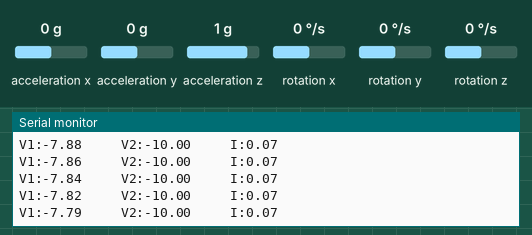
The sketch below on a simulated Arduino Mega 2560, built with avr-gcc and run on an emulated ATmega2560. Parts: the last lines printed to the serial monitor. Inputs (shaded band) come from the test bench; at power-on: acceleration y 0 g, acceleration x 0 g, acceleration z 1 g, rotation x 0 °/s, rotation y 0 °/s, rotation z 0 °/s.

Above: at 2.0 s.
2.1 s: acceleration y set to -1.4 g
At 2.9 s:
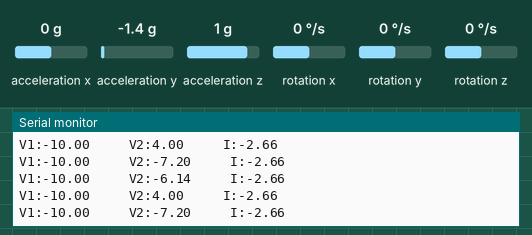
3.6 s: acceleration x set to -1.4 g
At 4.3 s:
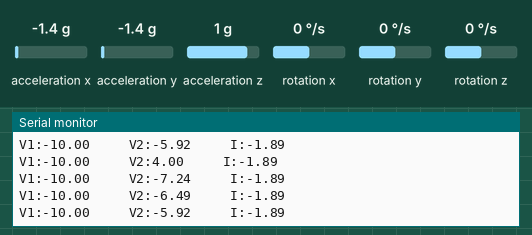
5.1 s: acceleration z set to -1.4 g
At 5.9 s:
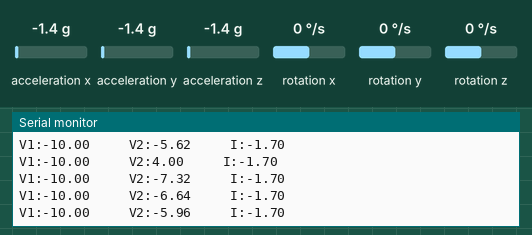
Timing chart, 0 to 8.1 s (numbered marks = the images above; inputs shaded):
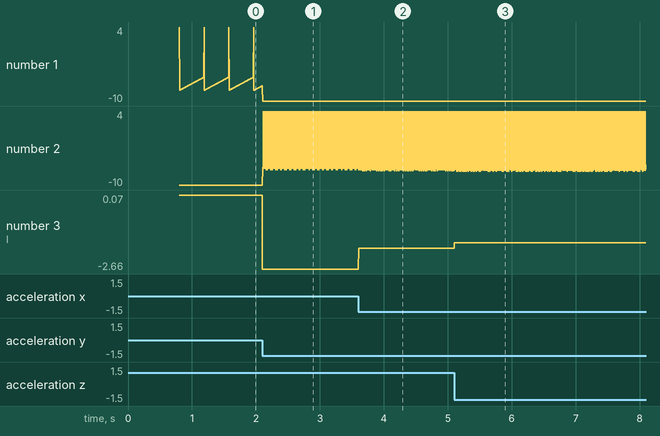

The sketch:

SNN_on_Arduino.ino
```cpp
/**
 * \par BME Paris M1 2022-2023, BioFabLab Group 7
 * @file    balancing_robot_test.ino
 * @author  Sirikorn Chalanunt, Dimitar Tahov, Polina Kostina
 * @version V1.0.0
 * @date    24.02.2023
 *
 * \par History:
 * <pre>
 * <Author>             <Time>        <Version>      <Descr>
 * Sirikorn Chalanunt   24.02.2023    1.0.0           PID Controller for wheel balancing robot
 * </pre>
 * This code is designed for MeBlock MegaPi or Arduino Mega 2560 board.
 */

#include "MeMegaPi.h"
#include <Wire.h>

class Neuron{
  private:

  public:
    double vm, threshold, vReset, vPeak, vMin;
    double C;
    double dt, currentTime, previousTime, lastSpike, refracTime;
    bool isSpike = false;   // AP firing status

    Neuron(){
      vm = -70;         // Resting membrane potential
      vReset = -80;     // Hyperpolarized value from membrane reset
      vPeak = 40;       // Peak voltage during the action potential
      vMin = -100;      // Lower bound of hyperpolarized state
      threshold = -55;  // Threshold voltage at which activate the AP.
      C = 1;            // Membrane capacitance
      isSpike = false;
      lastSpike = millis();
    }

    void LIFmodelUpdate(double i){

      ///////////////////// Integrate aNd Fire Model ////////////////////
      currentTime = millis();
      dt = currentTime - previousTime;
      previousTime = currentTime;

      if(isSpike){
        vm = vReset;
        isSpike = false;
        }

      vm = max(vm + dt * (i/C), vMin); // numerical update : Vm

      if(((millis() - lastSpike) > refracTime) && (vm > threshold)){
            vm = vPeak;
            lastSpike = millis();
            isSpike = true;
      }
    }

};

/////////////DECLARATION/////////////////////////
double sensorOffset;
double i, gyroCoef;

float s = 0.1;          // voltage output scaling factor

// MeBlock Gyro - based on MPU-6050
MeGyro gyro;
double rollAngle;

// Declare neurons
Neuron neuron1, neuron2;

/////////////// SETUP INITIAL PARAMETERS //////////////////////
void setup()
{
  Serial.begin(115200);
  gyro.begin();
  sensorOffset = -1.3;
  gyroCoef = 0.05;  // Injecting current scaling factor
}

//////////////////////// MAIN PROGRAM //////////////////////////
void loop()
{
  // Input Current from sensors:
  gyro.update();
  rollAngle = gyro.getAngleX() - sensorOffset; // depends on hardware setup.
  i = rollAngle*gyroCoef;

  ///////////////////// Integrate aNd Fire Model ////////////////////
  neuron1.LIFmodelUpdate(i);
  neuron2.LIFmodelUpdate(-i);
  ///////////////////////////////////////////////////////////////////

  Serial.read();
  //Serial monitor for DEBUGGING
  Serial.print("V1:");        Serial.print(neuron1.vm*s);
  Serial.print("     V2:");        Serial.print(neuron2.vm*s);
  Serial.print("     I:");    Serial.println(i);

  //////////////////////////////////////////////////////////////////
}
```

Measured:
- after the input at 5.1 s, the serial monitor: prints a new line at once (image 3)
- plotted number 3: -1.89 → -1.7 after the input at 5.1 s
